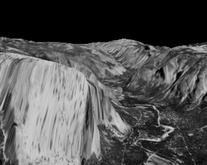
%> input picture src/Optical Flow/Warping/yos_img_01.jpg, 207 x 165 px, shrunk from 316 x 252 before the run; the run also reads 1 picture not shown here
$ octave p3_1.m   (GNU Octave 9; MATLAB toolbox functions it lacks are replaced by stand-ins)
%> lines starting %> are read from the running program, lines starting %| are printed output that depends on the picture
### src/Optical Flow/Warping/LK.m
function [U,V] = LK(I1,I2,wsize,wsig)
[r,c] = size(I1);
% %Filter to scale down the image
% I1 = imfilter(I1, fspecial('gaussian', 21,4));
% I2 = imfilter(I2, fspecial('gaussian', 21,4));

%Get image gradient
Ix = imfilter(I1, [-1 1]);
Iy = imfilter(I1, [-1 1]');

Ix2 = Ix .^ 2;
Iy2 = Iy .^ 2;
Ixy = Ix .* Iy;
It  = I2 - I1;
Ixt = Ix .* It;
Iyt = Iy .* It;

%Find weighted sum of Ix2, Iy2, Ixy, Ixt, Iyt by filtering instead of
%looping and adding
wIx2 = imfilter(Ix2, fspecial('gaussian', wsize, wsig));
wIy2 = imfilter(Iy2, fspecial('gaussian', wsize, wsig));
wIxy = imfilter(Ixy, fspecial('gaussian', wsize, wsig));
wIxt = imfilter(Ixt, fspecial('gaussian', wsize, wsig));
wIyt = imfilter(Iyt, fspecial('gaussian', wsize, wsig));

U = zeros(r,c);
V = zeros(r,c);
for i = 1:r
    for j = 1:c
        A = [wIx2(i,j) wIxy(i,j); wIxy(i,j) wIy2(i,j)];
        b = [-wIxt(i,j); -wIyt(i,j)];
        uv = A\b;
        U(i,j) = uv(1);
        V(i,j) = uv(2);
        if isnan(uv(1))
            U(i,j) = 0;
        end
        if isnan(uv(2))
            V(i,j) = 0;
        end
    end
end
end

### src/Optical Flow/Warping/warpI2.m
function [warpI2] = warpI2(i2,vx,vy)
[M,N]=size(i2);
[x,y]=meshgrid(1:N,1:M);
warpI3=interp2(x,y,i2,x+vx,y+vy,'nearest');
warpI2=interp2(x,y,i2,x+vx,y+vy,'linear');
I=find(isnan(warpI2));
warpI2(I)=warpI3(I);

### src/Optical Flow/Warping/p3_1.m
clear
clc

%For DataSeq1: image 1 to 2
I1 = im2double(imread('yos_img_01.jpg'));
%> I1: size 165x207 double; min 0, max 0.839, mean 0.326
I2 = im2double(imread('yos_img_02.jpg'));
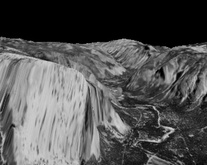
%> input picture src/Optical Flow/Warping/yos_img_02.jpg, 207 x 165 px, shrunk from 316 x 252 before the run
%> I2: size 165x207 double; min 0, max 0.843, mean 0.328
II1 = imfilter(I1, fspecial('gaussian', 21,4));
II2 = imfilter(I2, fspecial('gaussian', 21,4));
[U,V] = LK(II1,II2,21,8);
%> after the loop in LK, `for i = 1:r`:
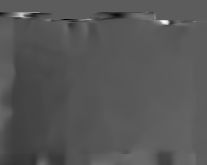
%> U: size 165x207 double; min -6.09, max 10.66, mean -0.408; drawn with min black and max white

figure()
subplot(2,1,1)
imagesc(U)
colorbar
title('U displacement')
subplot(2,1,2)
imagesc(V)
colorbar
title('V displacement')

I21 = warpI2(I1,U,V);
%> in warpI2, `I=find(isnan(warpI2));`: I = 259 values from 13 to 34155
% [4 lines of commented-out code are left out]
figure()
imshow(I1-I21)
%m = testwarp(I2,I1,U,V);

%For DataSeq1: image 2 to 3
I1 = im2double(imread('yos_img_02.jpg'));
I2 = im2double(imread('yos_img_03.jpg'));
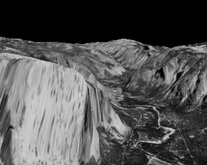
%> input picture src/Optical Flow/Warping/yos_img_03.jpg, 207 x 165 px, shrunk from 316 x 252 before the run
%> I2: size 165x207 double; min 0, max 0.831, mean 0.329
II1 = imfilter(I1, fspecial('gaussian', 21,4));
II2 = imfilter(I2, fspecial('gaussian', 21,4));
[U,V] = LK(II1,II2,21,8);
%> call 2 of LK, with wsize = 21, wsig = 8
%> after the loop in LK (call 2), `for i = 1:r`:
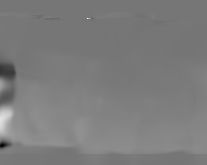
%> V: size 165x207 double; min -7.41, max 8.53, mean 0.388; drawn with min black and max white

figure()
subplot(2,1,1)
imagesc(U)
colorbar
title('U displacement')
subplot(2,1,2)
imagesc(V)
colorbar
title('V displacement')

I21 = warpI2(I1,U,V);
%> in warpI2 (call 2), `warpI2=interp2(x,y,i2,x+vx,y+vy,'linear');`:
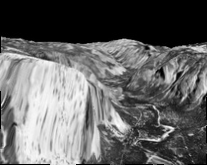
%> warpI2: size 165x207 double; 0.76% of the values are NaN or infinite; the others: min 0, max 0.817, mean 0.327; drawn with min black, max white, NaN and infinite black
%> in warpI2 (call 2), `I=find(isnan(warpI2));`: I = 259 values from 15 to 34155
% [4 lines of commented-out code are left out]
figure()
imshow(I1-I21)
%m = testwarp(I2,I1,U,V);


%For DataSeq2: image 1 to 2
I1 = im2double(rgb2gray(imread('0.png')));
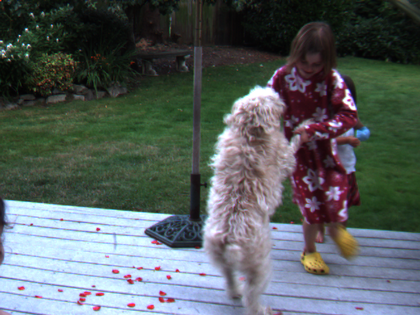
%> input picture src/Optical Flow/Warping/0.png, 420 x 315 px, shrunk from 640 x 480 before the run
%> I1: size 315x420 double; min 0.00784, max 1, mean 0.371
I2 = im2double(rgb2gray(imread('1.png')));
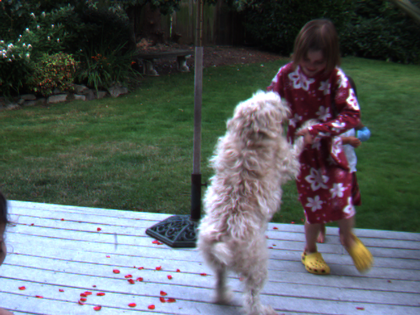
%> input picture src/Optical Flow/Warping/1.png, 420 x 315 px, shrunk from 640 x 480 before the run
II1 = imfilter(I1, fspecial('gaussian',21,8));
II2 = imfilter(I2, fspecial('gaussian',21,8));
[U,V] = LK(II1,II2,21,8);

figure()
subplot(2,1,1)
imagesc(U)
colorbar
title('U displacement')
subplot(2,1,2)
imagesc(V)
colorbar
title('V displacement')

I21 = warpI2(I1,U,V);
% [4 lines of commented-out code are left out]
figure()
imshow(I1-I21)
%m = testwarp(I2,I1,U,V);

%For DataSeq2: image 2 to 3
I1 = im2double(rgb2gray(imread('1.png')));
I2 = im2double(rgb2gray(imread('2.png')));
II1 = imfilter(I1, fspecial('gaussian', 21,8));
II2 = imfilter(I2, fspecial('gaussian', 21,8));
[U,V] = LK(II1,II2,21,8);

figure()
subplot(2,1,1)
imagesc(U)
colorbar
title('U displacement')
subplot(2,1,2)
imagesc(V)
colorbar
title('V displacement')

I21 = warpI2(I1,U,V);
% [4 lines of commented-out code are left out]
figure()
imshow(I1-I21)
%m = testwarp(I2,I1,U,V);
